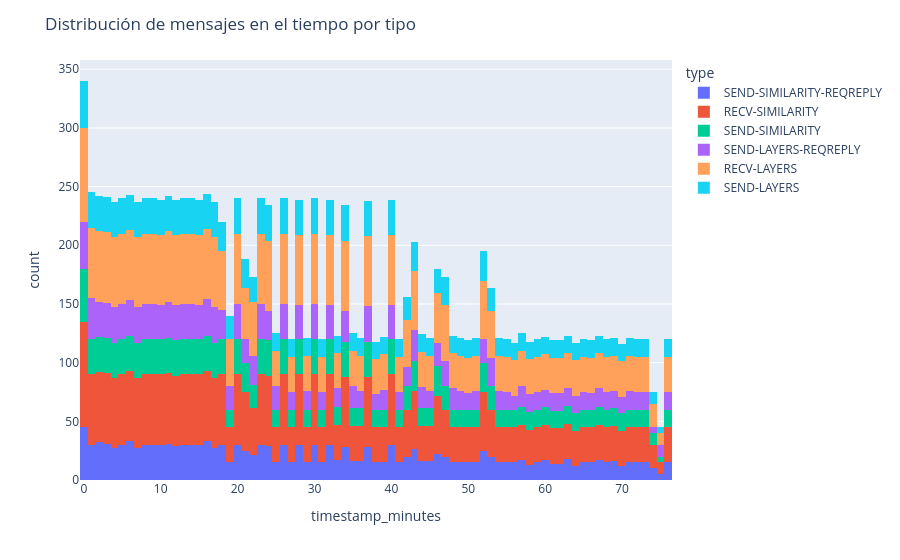

Notebook code for this chart:
### Code cell
import plotly.express as px
data = pd.read_csv(r"C:/Users/samue/OneDrive/Escritorio/Tareas UNI/tfg/tfg_samuel/vis/xperiments/experimentos_con_cnn/05_non_complete/raw/message.csv")
data.timestamp = pd.to_datetime(data.timestamp)
min_date = data.timestamp.min()
data["timestamp_minutes"] = data.timestamp.apply(lambda x: int((x - min_date).total_seconds() / 60.0))
fig = px.histogram(data, x="timestamp_minutes", color="type")
fig.update_layout(title_text="Distribución de mensajes en el tiempo por tipo")
fig

### Figure 1 — Plotly figure (JSON) as saved in the notebook; plotly's stock layout.template omitted (floating-point values rounded to 4 significant figures; data arrays with more than 128 entries replaced by an {"elided": "..."} marker saying what was removed)
{"data": [{"bingroup": "x", "hovertemplate": "type=SEND-SIMILARITY-REQREPLY<br>timestamp_minutes=%{x}<br>count=%{y}<extra></extra>", "legendgroup": "SEND-SIMILARITY-REQREPLY", "marker": {"color": "#636efa", "pattern": {"shape": ""}}, "name": "SEND-SIMILARITY-REQREPLY", "orientation": "v", "showlegend": true, "type": "histogram", "x": {"elided": "1650 int values"}, "xaxis": "x", "yaxis": "y"}, {"bingroup": "x", "hovertemplate": "type=RECV-SIMILARITY<br>timestamp_minutes=%{x}<br>count=%{y}<extra></extra>", "legendgroup": "RECV-SIMILARITY", "marker": {"color": "#EF553B", "pattern": {"shape": ""}}, "name": "RECV-SIMILARITY", "orientation": "v", "showlegend": true, "type": "histogram", "x": {"elided": "3300 int values"}, "xaxis": "x", "yaxis": "y"}, {"bingroup": "x", "hovertemplate": "type=SEND-SIMILARITY<br>timestamp_minutes=%{x}<br>count=%{y}<extra></extra>", "legendgroup": "SEND-SIMILARITY", "marker": {"color": "#00cc96", "pattern": {"shape": ""}}, "name": "SEND-SIMILARITY", "orientation": "v", "showlegend": true, "type": "histogram", "x": {"elided": "1650 int values"}, "xaxis": "x", "yaxis": "y"}, {"bingroup": "x", "hovertemplate": "type=SEND-LAYERS-REQREPLY<br>timestamp_minutes=%{x}<br>count=%{y}<extra></extra>", "legendgroup": "SEND-LAYERS-REQREPLY", "marker": {"color": "#ab63fa", "pattern": {"shape": ""}}, "name": "SEND-LAYERS-REQREPLY", "orientation": "v", "showlegend": true, "type": "histogram", "x": {"elided": "1650 int values"}, "xaxis": "x", "yaxis": "y"}, {"bingroup": "x", "hovertemplate": "type=RECV-LAYERS<br>timestamp_minutes=%{x}<br>count=%{y}<extra></extra>", "legendgroup": "RECV-LAYERS", "marker": {"color": "#FFA15A", "pattern": {"shape": ""}}, "name": "RECV-LAYERS", "orientation": "v", "showlegend": true, "type": "histogram", "x": {"elided": "3290 int values"}, "xaxis": "x", "yaxis": "y"}, {"bingroup": "x", "hovertemplate": "type=SEND-LAYERS<br>timestamp_minutes=%{x}<br>count=%{y}<extra></extra>", "legendgroup": "SEND-LAYERS", "marker": {"color": "#19d3f3", "pattern": {"shape": ""}}, "name": "SEND-LAYERS", "orientation": "v", "showlegend": true, "type": "histogram", "x": {"elided": "1645 int values"}, "xaxis": "x", "yaxis": "y"}], "layout": {"barmode": "relative", "legend": {"title": {"text": "type"}, "tracegroupgap": 0}, "margin": {"t": 60}, "title": {"text": "Distribución de mensajes en el tiempo por tipo"}, "xaxis": {"anchor": "y", "domain": [0, 1], "title": {"text": "timestamp_minutes"}}, "yaxis": {"anchor": "x", "domain": [0, 1], "title": {"text": "count"}}}}
